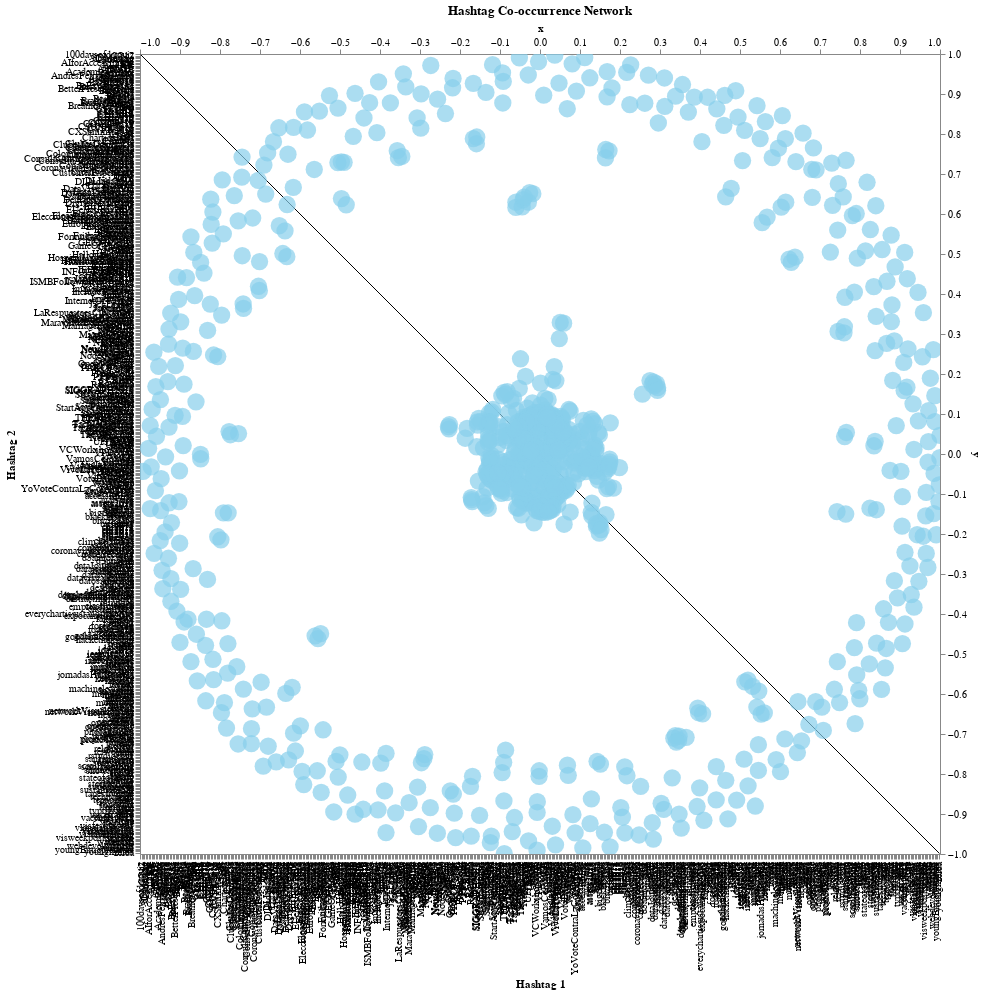

Notebook code cell kept with this figure:
### Code cell
import networkx as nx
import pandas as pd
import altair as alt

# Extract hashtags
def extract_hashtags(text):
    words = text.split()
    hashtags = [word[1:] for word in words if word.startswith('#')]
    return hashtags

# Preprocess the data
tweets_df = tweets_df[tweets_df['entities.hashtags'].apply(lambda x: len(x) > 0)]

G = nx.Graph()

# Iterate through the hashtags in each tweet and build the graph
for hashtag_list in tweets_df['entities.hashtags']:
    hashtag_texts = [hashtag_dict['text'] for hashtag_dict in hashtag_list]
    for a in hashtag_texts:
        G.add_node(a)
        for b in hashtag_texts:
            if a != b:
                G.add_edge(a, b)

# Visualization of the network
g = nx.spring_layout(G, seed=42)

# Nodes
nodes = pd.DataFrame(g.keys(), columns=['node'])
nodes['x'] = nodes['node'].apply(lambda x: g[x][0])
nodes['y'] = nodes['node'].apply(lambda x: g[x][1])

# Edges
edges = pd.DataFrame(G.edges(), columns=['source', 'target'])

# Chart for nodes
nodes_chart = alt.Chart(nodes).mark_circle(size=300, color='skyblue').encode(
    x='x:Q',
    y='y:Q',
    tooltip='node:N'
).interactive()

# Chart for edges
edges_chart = alt.Chart(edges).mark_rule().encode(
    x=alt.X('source:N', title='Hashtag 1'),
    x2='target:N',
    y=alt.Y('source:N', title='Hashtag 2'),
    y2='target:N'
)

network_chart = edges_chart + nodes_chart

network_chart.properties(
    width=800,
    height=800,
    title='Hashtag Co-occurrence Network'
)

### Figure 1 — Vega-Lite specification as saved in the notebook (floating-point values rounded to 4 significant figures; data arrays with more than 128 entries replaced by an {"elided": "..."} marker saying what was removed)
{"config": {"view": {"continuousWidth": 400, "continuousHeight": 300}}, "layer": [{"data": {"name": "data-cd78b7136ae0e96d8032c2c8f79d9b32"}, "mark": "rule", "encoding": {"x": {"field": "source", "title": "Hashtag 1", "type": "nominal"}, "x2": {"field": "target"}, "y": {"field": "source", "title": "Hashtag 2", "type": "nominal"}, "y2": {"field": "target"}}}, {"data": {"name": "data-c43d2339808993e3e96375959744aaf2"}, "mark": {"type": "circle", "color": "skyblue", "size": 300}, "encoding": {"tooltip": {"field": "node", "type": "nominal"}, "x": {"field": "x", "type": "quantitative"}, "y": {"field": "y", "type": "quantitative"}}, "selection": {"selector001": {"type": "interval", "bind": "scales", "encodings": ["x", "y"]}}}], "height": 800, "title": "Hashtag Co-occurrence Network", "width": 800, "$schema": "https://vega.github.io/schema/vega-lite/v4.17.0.json", "datasets": {"data-cd78b7136ae0e96d8032c2c8f79d9b32": {"elided": "858 records"}, "data-c43d2339808993e3e96375959744aaf2": {"elided": "884 records"}}}
